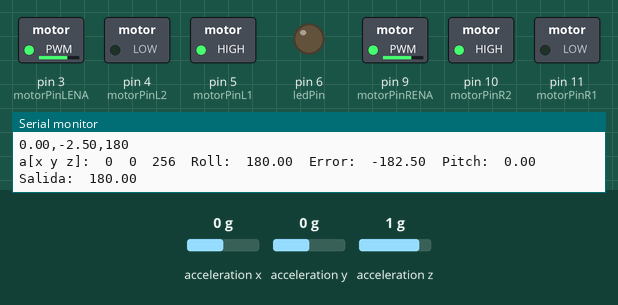
Bench run of a sketch on a simulated Arduino Uno, built with avr-gcc and run on an emulated ATmega328P. Parts: switched loads named in the sketch (green lamp = pin HIGH), output pins drawn as LEDs (lit = HIGH), the last lines printed to the serial monitor. Inputs (shaded band) come from the test bench; at power-on: acceleration y 0 g, acceleration z 1 g, acceleration x 0 g.

Above: at 1.2 s.
1.3 s: acceleration y set to -0.2 g
At 1.6 s:
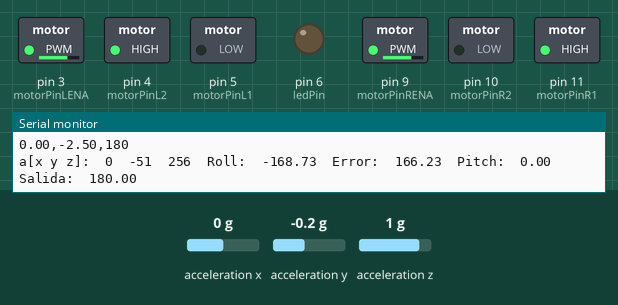
2.8 s: acceleration z set to -1.4 g
At 4.0 s:
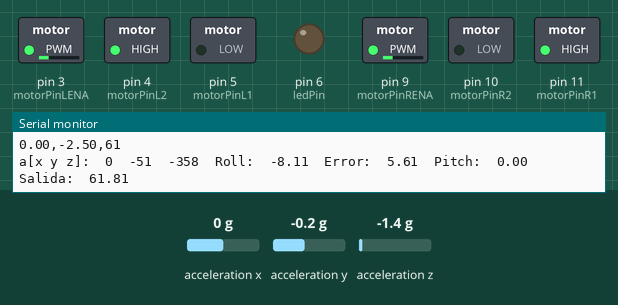
5.8 s: acceleration y set to 0 g
At 7.1 s:
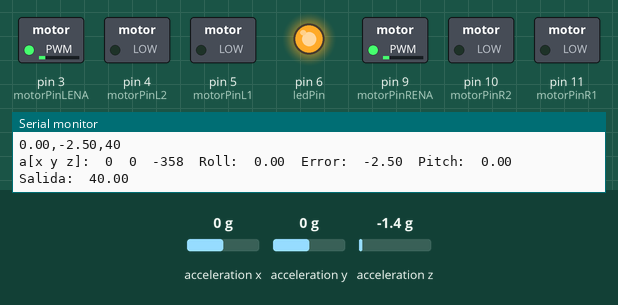
7.4 s: acceleration y set to -1.4 g
At 8.6 s:
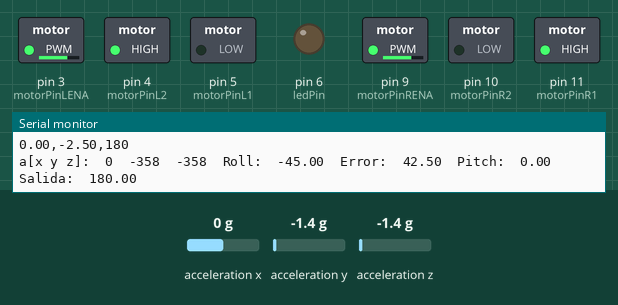
8.9 s: acceleration y set to 0.8 g
At 9.8 s:
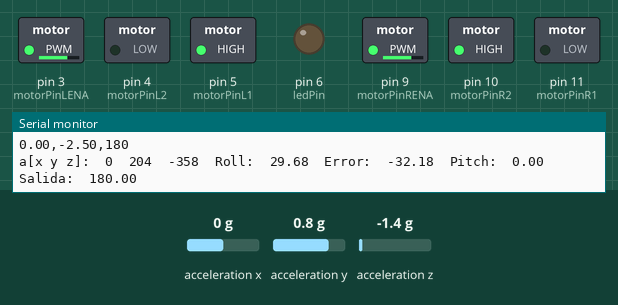
Timing chart, 0 to 11.4 s (numbered marks = the images above; inputs shaded):
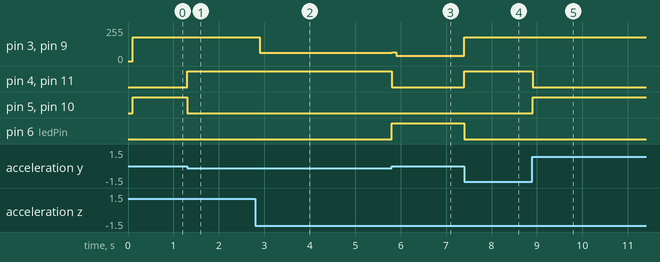

The sketch:

control_pendulo_v1.ino
```cpp
#include "I2Cdev.h"
#include "ADXL345.h"
#include "Wire.h"


int motorPinL1 = 5; // Pin direccion motor izquierdo 1
int motorPinL2 = 4; // Pin direccion motor izquierdo 2
int motorPinLENA = 3; // Pin encendido motor izquierdo

int motorPinR1 = 11; // Pin direccion motor derecho 1
int motorPinR2 = 10; // Pin direccion motor derecho 2
int motorPinRENA = 9; // Pin direccion motor derecho

int ledPin = 6; // Pin LED

int ax, ay, az; // Valores sin procesar del acelerometro en x, y, z

float roll = 0, pitch = 0;

// Parametro PID
//float Ku=13;
float Kp = 11;
float Ki = 0.02;
float Kd = 0.5;
float setpoint = -2.5;   // ° deseados

// Variables de control

float angulo = 0.0;
float error = 0.0;
float error_prev = 0.0;
float integral = 0.0;
float derivada = 0.0;
float salida = 0.0;
int pwm = 0;

// Control de tiempo
unsigned long lastTime = 0;
const unsigned long sampleTime = 100; // ms (10 Hz)

ADXL345 sensor;

void setup() {
  Wire.begin();
  sensor.initialize();
  Serial.begin(57600);

  if (sensor.testConnection()) Serial.println("Sensor iniciado correctamente");
  else Serial.println("Error al inicial el sensor");

  // Seteamos todos los pines como OUTPUT
  pinMode(motorPinL1, OUTPUT);
  pinMode(motorPinL2, OUTPUT);
  pinMode(motorPinLENA, OUTPUT);

  pinMode(motorPinR1, OUTPUT);
  pinMode(motorPinR2, OUTPUT);
  pinMode(motorPinRENA, OUTPUT);

  pinMode(ledPin, OUTPUT);
}

void motorForward(int motorSpeed, float error) {
  // Limitamos motorSpeed al rango válido
  motorSpeed = constrain(motorSpeed, 0, 255);

  if (error < -6.5) {
    // Motor izquierdo hacia adelante
    digitalWrite(motorPinL1, HIGH);
    digitalWrite(motorPinL2, LOW);

    // Motor derecho hacia atrás
    digitalWrite(motorPinR1, LOW);
    digitalWrite(motorPinR2, HIGH);

    digitalWrite(ledPin, LOW);
  }
  else if (error > 2.5) {
    // Motor izquierdo hacia atrás
    digitalWrite(motorPinL1, LOW);
    digitalWrite(motorPinL2, HIGH);

    // Motor derecho hacia adelante
    digitalWrite(motorPinR1, HIGH);
    digitalWrite(motorPinR2, LOW);

    digitalWrite(ledPin, LOW);
  }
  else {
    // En equilibrio, detenerse
    digitalWrite(motorPinL1, LOW);
    digitalWrite(motorPinL2, LOW);
    digitalWrite(motorPinR1, LOW);
    digitalWrite(motorPinR2, LOW);

    digitalWrite(ledPin, HIGH);
  }

  // Aplicamos la velocidad PWM a ambos motores
  analogWrite(motorPinLENA, motorSpeed);
  analogWrite(motorPinRENA, motorSpeed);
}

void motorStop() {
  // Funcion que apaga los motores del robor seteando la velocidad de ambos en 0
  digitalWrite(motorPinL1, HIGH);
  digitalWrite(motorPinL2, HIGH);

  // Le damos direccion contraria al motor derecho
  digitalWrite(motorPinR1, HIGH);
  digitalWrite(motorPinR2, HIGH);

  analogWrite(motorPinLENA, 0); // Le ponemos velocidad 0 al motor izquierdo
  analogWrite(motorPinRENA, 0); // Le ponemos velocidad 0 al motor derecho
}

void motorBackwards(int motorSpeed) {
  // Funcion que hace que el robot vaya hacia atras con velocidad motorSpeed

  analogWrite(motorPinLENA, motorSpeed); // Le ponemos velocidad motorSpeed al motor izquierdo
  analogWrite(motorPinRENA, motorSpeed); // Le ponemos velocidad motorSpeed al motor derecho

  // Le damos direccion contraria al motor izquierdo
  digitalWrite(motorPinL1, HIGH);
  digitalWrite(motorPinL2, LOW);

  // Le damos direccion al motor derecho
  digitalWrite(motorPinR1, HIGH);
  digitalWrite(motorPinR2, LOW);
}

void motorLeft(int motorSpeed) {
  // Funcion que hace que el robot se mueva hacia la izquierda seteando la velocidad
  // del motor izquierdo en 0 y la del derecho en motorSpeed

  analogWrite(motorPinLENA, 0); // Seteamos la velocidad del motor izquierdo en 0
  analogWrite(motorPinRENA, motorSpeed); // Seteamos la velocidad del motor derecho en motorSpeed

  // Le damos direccion al motor derecho
  digitalWrite(motorPinR1, LOW);
  digitalWrite(motorPinR2, HIGH);
}

void motorRight(int motorSpeed) {
  // Funcion que hace que el robot se mueva hacia la derecha seteando la velocidad
  // del motor izquierdo en motorSpeed y la del derecho en 0
  analogWrite(motorPinLENA, motorSpeed); // Le ponemos velocidad motorSpeed al motor izquierdo
  analogWrite(motorPinRENA, 0); // Le ponemos velocidad 0 al motor derecho

  // Le damos direccion al motor izquierdo
  digitalWrite(motorPinL1, LOW);
  digitalWrite(motorPinL2, HIGH);
}


void loop() {

  unsigned long now = millis();
  if (now - lastTime >= sampleTime) {
    sensor.getAcceleration(&ax, &ay, &az);

    float ax_f = (float)ax;
    float ay_f = (float)ay;
    float az_f = (float)az;

    roll = atan2(ay_f, -az_f) * 180.0 / PI;
    pitch = atan2(-ax_f, sqrt(ay_f * ay_f + az_f * az_f)) * 180.0 / PI;

    float dt = (now - lastTime) / 1000.0;
    lastTime = now;


    // 2) Calcular error
    error = setpoint - roll;

    // 3) PID (manual)
    float P = Kp * error;
    integral += error * dt;
    float I = Ki * integral;
    derivada = (error - error_prev) / dt;
    float D = Kd * derivada;

    salida = abs(P + I + D);


    // 4) Saturación y anti–windup
    if (salida > 180) {
      salida = 180;
      integral -= error * dt; // Evita acumulación excesiva
    } else if (salida < 40) {
      salida = 40;
      integral -= error * dt;
    }
    // Otra opción
    //
    pwm = (int)salida;

    // 5)
    motorForward(pwm, error);

    // 6) Mostrar datos (para el Serial Plotter)
    Serial.print(angulo);
    Serial.print(",");
    Serial.print(setpoint);
    Serial.print(",");
    Serial.println(pwm);
    Serial.print("a[x y z]:\t");
    Serial.print(ax); Serial.print("\t");
    Serial.print(ay); Serial.print("\t");
    Serial.print(az); Serial.print("\t");
    Serial.print("Roll:\t");
    Serial.print(roll); Serial.print("\t");
    Serial.print("Error:\t");
    Serial.print(error); Serial.print("\t");
    Serial.print("Pitch:\t");
    Serial.print(pitch); Serial.print("\t");
    Serial.print("Salida:\t");
    Serial.println(salida);

    // 7) Guardar error anterior
    error_prev = error;
  }
}
```

Measured:
- the behaviour switches between 0 and -0.1 g on acceleration y (found by bisection; images 0 and 1)
- after the input at 1.3 s, pin 4 (motorPinL2), pin 11 (motorPinR1): LOW → HIGH at once; pin 5 (motorPinL1), pin 10 (motorPinR2): HIGH → LOW at once
- after the input at 2.8 s, pin 3 (motorPinLENA), pin 9 (motorPinRENA): 180/255 → 61/255 after 0.10 s, → 62/255 2.8 s later
- after the input at 5.8 s, pin 3 (motorPinLENA), pin 9 (motorPinRENA): 62/255 → 67/255 at once, → 40/255 0.10 s later; pin 4 (motorPinL2), pin 11 (motorPinR1): HIGH → LOW at once; pin 6 (ledPin): LOW → HIGH at once
- after the input at 7.4 s, pin 3 (motorPinLENA), pin 9 (motorPinRENA): 40/255 → 180/255 at once; pin 4 (motorPinL2), pin 11 (motorPinR1): LOW → HIGH at once; pin 6 (ledPin): HIGH → LOW at once
- after the input at 8.9 s, pin 4 (motorPinL2), pin 11 (motorPinR1): HIGH → LOW at once; pin 5 (motorPinL1), pin 10 (motorPinR2): LOW → HIGH at once
